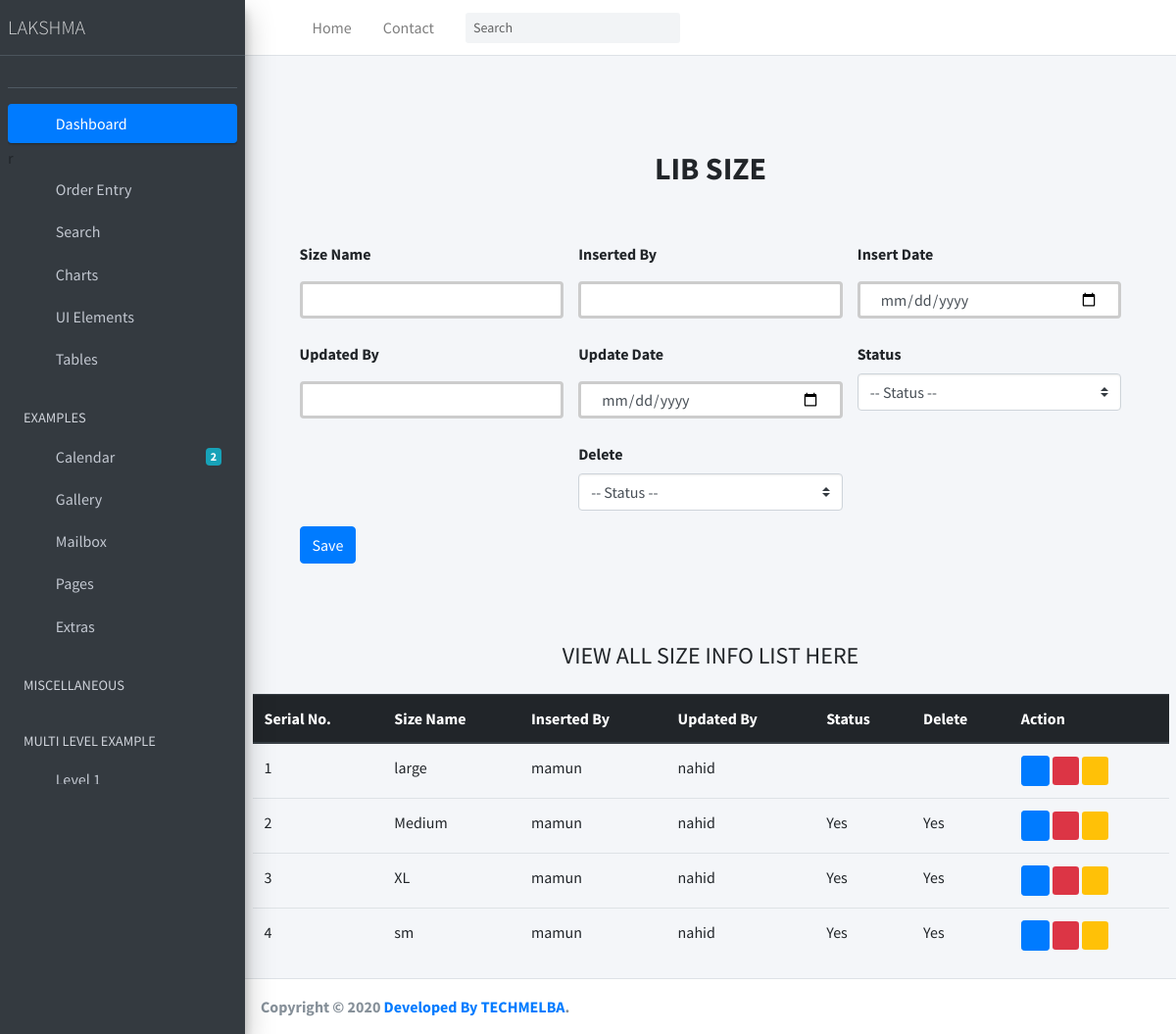
The app's page /lib_size/ with its own data.
### Lakshma_ERP_App/models.py (models this page shows, shortened)
class LibSize(models.Model):
    DELETED = (
        ('Yes', 'Yes'),
        ('No', 'No'),
    )
    STATUS = (
        ('Active', 'Active'),
        ('Inactive', 'Inactive'),
    )
    size_name = models.CharField(max_length=200, null=True)
    inserted_by = models.CharField(max_length=120, null=True)
    insert_date = models.DateTimeField(default=now)
    updated_by = models.CharField(max_length=120, null=True)
    update_date = models.DateTimeField(default=now)
    status_active = models.CharField(max_length=20, choices=STATUS, default=0, null=True)
    is_deleted = models.CharField(max_length=20, choices=DELETED, default=1, null=True)

### Lakshma_ERP_App/views.py (the view, shortened to what this page needs)
# urls.py: path('lib_size/', LibSizeInfo.as_view(), name='LibSizeInfo'),
class LibSizeInfo(View):
    def get(self, request):
        sizes = LibSize.objects.all()
        context = {
            'sizes':sizes
        }
        return render(request, 'Order_Entry/lib_size.html', context)

### templates/Order_Entry/lib_size.html (shortened to what this page needs)
{% extends 'index.html' %}
{% block body %}
<div class="container p-5 bg-color">
    <div class="py-5 text-center">
      <h2 class="text-uppercase font-weight-bold">LIB SIZE</h2>
    </div>
    <div class="col-md-12 order-md-1 mb-2">
      <form class="needs-validation " method="post" action="" enctype="multipart/form-data">
        <div class="row justify-content-center">
           <div class="col-md-4 mb-3">
            <label for="size_name  ">Size Name</label>
            <input
            name="size_name   "
              type="text"
              class="form-control"
              id="size_name      "
              placeholder=""
              value=""
              required=""
            />
          </div>
          <div class="col-md-4 mb-3">
            <label for="inserted_by    ">Inserted By</label>
            <input
              name="inserted_by    "
              type="text"
              class="form-control"
              id="inserted_by    "
              placeholder=""
              value=""
            />
          </div>
          <div class="col-md-4 mb-3">
            <label for="insert_date    ">Insert Date</label>
            <input
              name="insert_date    "
              type="date"
              class="form-control"
              id="insert_date    "
              placeholder=""
              value=""
            />
          </div>
          <div class="col-md-4 mb-3">
            <label for="updated_by    ">Updated By</label>
            <input
              name="updated_by    "
              type="text"
              class="form-control"
              id="updated_by    "
              placeholder=""
              value=""
            />
          </div>
          <div class="col-md-4 mb-3">
            <label for="update_date ">Update Date</label>
            <input
              name="update_date    "
              type="date"
              class="form-control"
              id="update_date    "
              placeholder=""
              value=""
            />
          </div>
          <div class="col-md-4 mb-3">
            <label for="status_active">Status</label>
            <select
            name="status_active "
            class="custom-select d-block w-100"
            id="status_active "
          >
          <option value="">-- Status --</option>
          </select>
          </div>
          <div class="col-md-4 mb-3">
            <label for="is_deleted">Delete</label>
            <select
            name="is_deleted  "
            class="custom-select d-block w-100"
            id="is_deleted  "
          >
          <option value="">-- Status --</option>
          </select>
          </div>
        </div>
        <button type="submit" class="btn btn-primary">Save</button>
      </form>
    </div>
</div>
<div class="container mt-4 ">
  <h4 class="text-center mb-4">VIEW ALL SIZE INFO LIST HERE</h4>
  <div class="table-responsive">
  <table class="table table-hover">
    <thead class="thead-dark">
      <tr>
        <th scope="col">Serial No.</th>
        <th scope="col">Size Name</th>
        <th scope="col">Inserted By </th>
        <th scope="col">Updated By</th>
        <th scope="col">Status</th>
        <th scope="col">Delete</th>
        <th scope="col">Action </th>
      </tr>
    </thead>
    <tbody>
      {% for i in sizes  %}
      <tr>
        <td>{{i.id}}</td>
        <td>{{i.size_name}}</td>
        <td>{{i.inserted_by}}</td>
        <td>{{i.updated_by}}</td>
        <td>{{i.status_active}}</td>
        <td>{{i.is_deleted}}</td>
        <td>
          <a href="/viewbuyerInfo/{{i.id}}"><i class="fas fa-eye btn btn-primary btn-sm" ></i></a>
          <a href="/editbuyerInfo/{{i.id}}"><i class="fas fa-pencil-alt btn-danger btn-sm"></i></a>
          <a href="/delete_buyer/{{i.id}}"><i class="far fa-trash-alt btn-warning btn-sm"></i></a>
        </td>
      </tr>
      {% endfor %}
    </tbody>
  </table>
  </div>
</div>
{%endblock body%}

### templates/index.html (style rules this page uses)
input[type=text] { width: 100%; padding: 12px 20px; margin: 8px 0; box-sizing: border-box; border: 3px solid #ccc; -webkit-transition: 0.5s; transition: 0.5s; outline: none; }
input[type=date] { width: 100%; padding: 12px 20px; margin: 8px 0; box-sizing: border-box; border: 3px solid #ccc; -webkit-transition: 0.5s; transition: 0.5s; outline: none; }

### records on screen
LibSize: id "1", size_name "large", inserted_by "mamun", updated_by "nahid"
LibSize: id "2", size_name "Medium", inserted_by "mamun", updated_by "nahid", status_active "Yes", is_deleted "Yes"
LibSize: id "3", size_name "XL", inserted_by "mamun", updated_by "nahid", status_active "Yes", is_deleted "Yes"
LibSize: id "4", size_name "sm", inserted_by "mamun", updated_by "nahid", status_active "Yes", is_deleted "Yes"
